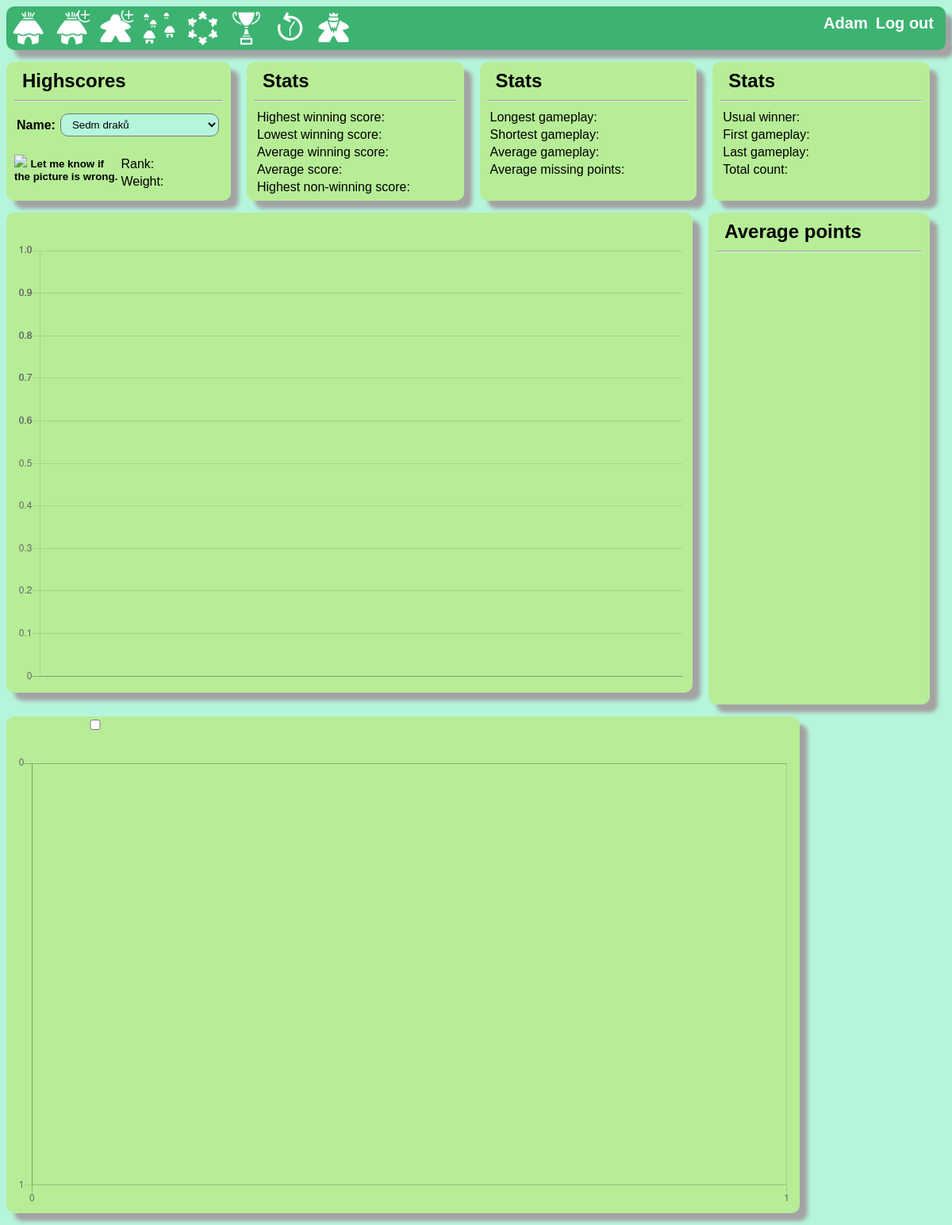
/polls/hs/ (signed in), run on an earlier commit of the app's database.
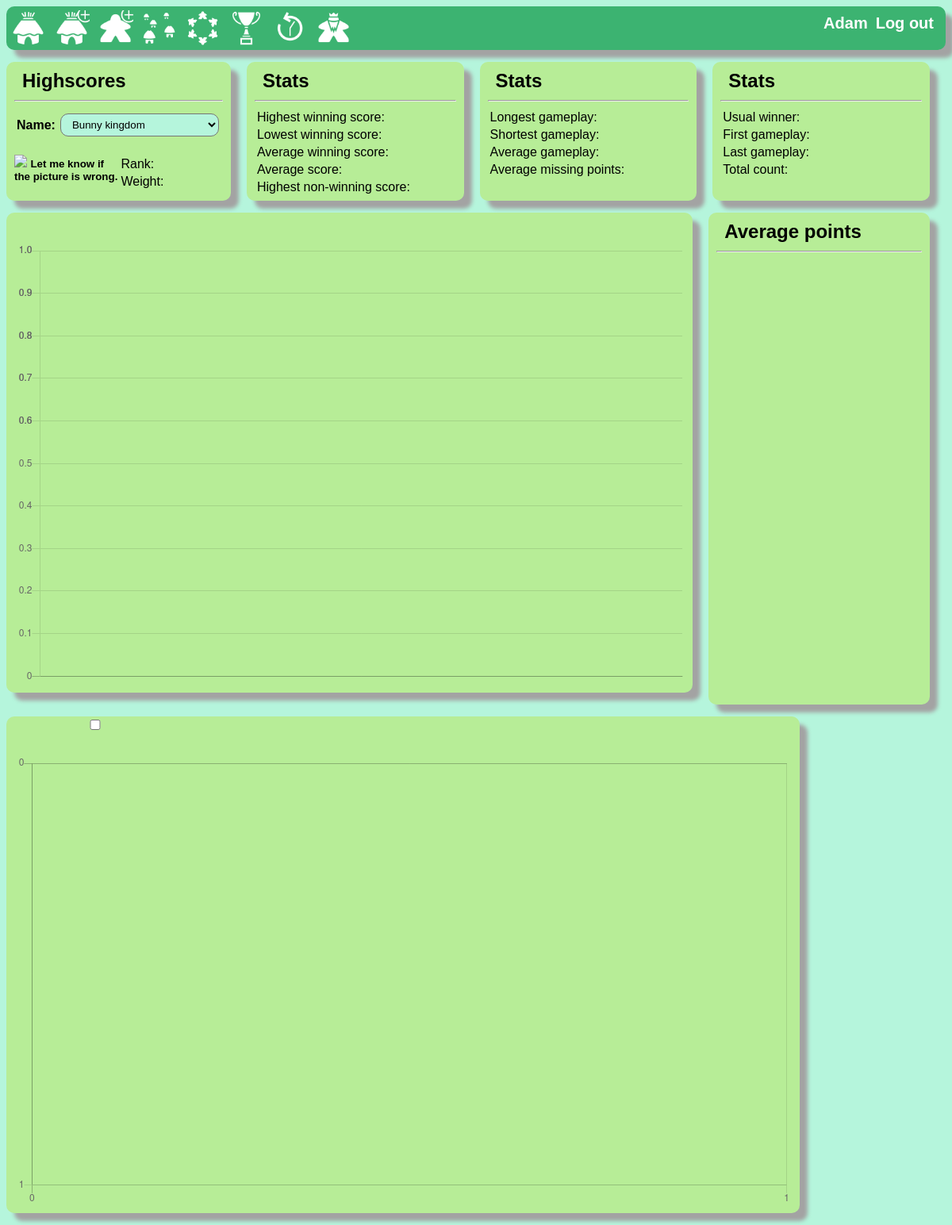
And on a later commit of the database.
### polls/models.py (models this page shows, shortened)
class Boardgames(models.Model):
    gametype_choices = [
        ('Classic', 'Classic'),
        ('Cooperative', 'Cooperative'),
        ('Party', 'Party'),
        ('Strategy', 'Strategy'),
        ('Family', 'Family'),
    ]
    name = models.CharField(max_length=50)
    minNumberOfPlayers = models.IntegerField(default=2)
    maxNumberOfPlayers = models.IntegerField(default=4)
    type = models.CharField(
        max_length=50, default='Strategy', choices=gametype_choices
    )
    bgg_id = models.IntegerField(default=1)

### polls/views/highscore.py (the view)
# urls.py: path('hs/', views.highscores, name='highscores'),
def highscores(request):
    if 'test' in request.session:
        print(request.session['test'])
    userid = my_view(request)
    gameplays = Gameplay.objects.all()
    if userid:
        played_list = Results.objects.filter(p_id__id=userid).values(
            'gp_id__id'
        )
        gameplays = gameplays.filter(id__in=played_list)
        if userid in ['6', '7']:
            played_list = Results.objects.all().values('gp_id__id')
            gameplays = Gameplay.objects.filter(id__in=played_list)
    else:
        gp_ids = random.choices(
            list(Gameplay.objects.all().values_list('id', flat=True)), k=3
        )
        gameplays = gameplays.filter(id__in=gp_ids)
    context = {
        'boardgames': gameplays.values('name__name', 'name__id')
        .distinct()
        .order_by('name__name'),
        'lastgame': gameplays.latest('date').name,
    }
    return render(request, 'polls/highscores.html', context)

### polls/views/helpers.py (called while the page is built)
def my_view(request):
    userid = None
    if request.user.is_authenticated:
        userid = request.user.player.id
        if 'fake_id' in request.session:
            userid = request.session['fake_id']
    return userid

### polls/templates/polls/highscores.html (shortened to what the changed rows need)
{% extends "polls/header.html" %}
{% block body %}
<div class='container'>
    <div class='box round shadow'>
      <h2>Highscores</h2>
        <form method="post" id="GameplayForm" load_player_count_url="{% url 'load_player_count' %}"  novalidate>
            <table>
                <tr><th>
                <label for="id_name">Name:</label></th><td>
                    <select name="name" required id="id_name">
                        {% for b in boardgames %}
                           {%if b.name__name == lastgame.name %}
                              <option value="{{ b.name__id }}" selected>{{ b.name__name }}</option>
                           {% else %}
                              <option value="{{ b.name__id }}">{{ b.name__name }}</option>
                            {% endif %}
                        {% endfor %}
                    </select>
                </td></tr>
            </table>
        </form>
        <div>
            <div style="width: 50%; float: right;">
                <table>
                    <tr>
                        <th><label id="bgg_rank"></label></th>
                    </tr>
                    <tr>
                        <th><label id="bgg_weight"></label></th>
                    </tr>
                </table>
            </div>
        </div>
    </div>
    <div class='box round shadow'>
      <h2>Stats</h2>
        <table style="width:100%">
          <tr>
            <th><label id="maxws"></label></th>
          </tr>
          <tr>
            <th><label id="minws"></label></th>
          </tr>
          <tr>
            <th><label id="avgws"></label></th>
          </tr>
          <tr>
            <th><label id="avgtot"></label></th>
          </tr>
          <tr>
            <th><label id="maxnws"></label></th>
          </tr>
        </table>
    </div>
    <div class='box round shadow'>
      <h2>Stats</h2>
        <table style="width:100%">
          <tr>
            <th><label id="longest_gp"></label></th>
          </tr>
          <tr>
            <th><label id="sg"></label></th>
          </tr>
          <tr>
            <th><label id="avgg"></label></th>
          </tr>
          <tr>
            <th><label id="avgmp"></label></th>
          </tr>
        </table>
    </div>
    <div class='box round shadow'>
      <h2>Stats</h2>
        <table style="width:100%">
          <tr>
            <th><label id="uw"></label></th>
          </tr>
          <tr>
            <th><label id="first_gp"></label></th>
          </tr>
          <tr>
            <th><label id="last_gp"></label></th>
          </tr>
          <tr>
            <th><label id="nogp"></label></th>
          </tr>
        </table>
    </div>
</div>
<div class='container'>
  <div id="avg_points" class='box round shadow'style='overflow: auto'>
    <h2>Average points</h2>
  </div>
</div>
<script id="ha">
var ajax_data=[];
  var ctx = bar_chart.getContext("2d");
  var chartData = {};
  var ch = new Chart(ctx, {
    type: 'bar',
    data: chartData,
    options: {
      maintainAspectRatio: false,
      responsive: true,
      legend: {
        position: 'top',
        onClick: function(e, legendItem) {
          var index = legendItem.datasetIndex;
          var name = legendItem.text;
          var ch = this.chart;
          ch.data.datasets.forEach(function(e, i) {
            var meta = ch.getDatasetMeta(i);
            if (e.label == name) {
              meta.hidden = !meta.hidden
            }
          });
          ch.update();
        },
        labels: {
          fontColor: 'black',
        }
      },
      title: {
        display: true,
        text: '',
        fontColor: 'black',
        fontSize: 15
      },
      scales: {
        yAxes: [{
            ticks: {
                suggestedMin: 0
            }
        }]
      },
      animation: {
        duration: 1000,
        onComplete: function(animation) {
          var sourceCanvas = ch.chart.canvas;
          var copyWidth = ch.scales['y-axis-0'].width - 10;
          var copyHeight = ch.scales['y-axis-0'].height + ch.scales['y-axis-0'].top + 10;
          var targetCtx = document.getElementById("myChartAxis").getContext("2d");
          targetCtx.canvas.width = copyWidth;
          targetCtx.drawImage(sourceCanvas, 0, 0, copyWidth, copyHeight, 0, 0, copyWidth, copyHeight);
        }
      },
    }
  }
);
  var cto = order_chart.getContext("2d");
  var orderData = {}
  var orderChart = new Chart(cto, {
    type: 'line',
    data: orderData,
    options: {
      maintainAspectRatio: false,
      responsive: true,
      legend: {
        display: false,
        position: 'top',
        onClick: function(e, legendItem) {
          var index = legendItem.datasetIndex;
          var name = legendItem.text;
          var orderChart = this.chart;
          orderChart.update();
        },
        labels: {
          fontColor: 'black',
        }
      },
      title: {
        display: true,
        text: '',
        fontColor: 'black',
        fontSize: 15
      },
      scales: {
        xAxes: [{
          type: 'linear',
          ticks: {
            stepSize: 1,
          }
        }],
        yAxes: [{
            ticks: {
                suggestedMin: 0.5,
                reverse: true,
                stepSize:1,
            }
        }]
      },
    }
  }
);
</script>
{% endblock %}

What changed in the data, as far as the page shows it:
no longer on this page (row unchanged): Boardgames: name "Sedm draků"
now on this page (row edited): Boardgames: name "Bunny kingdom"
